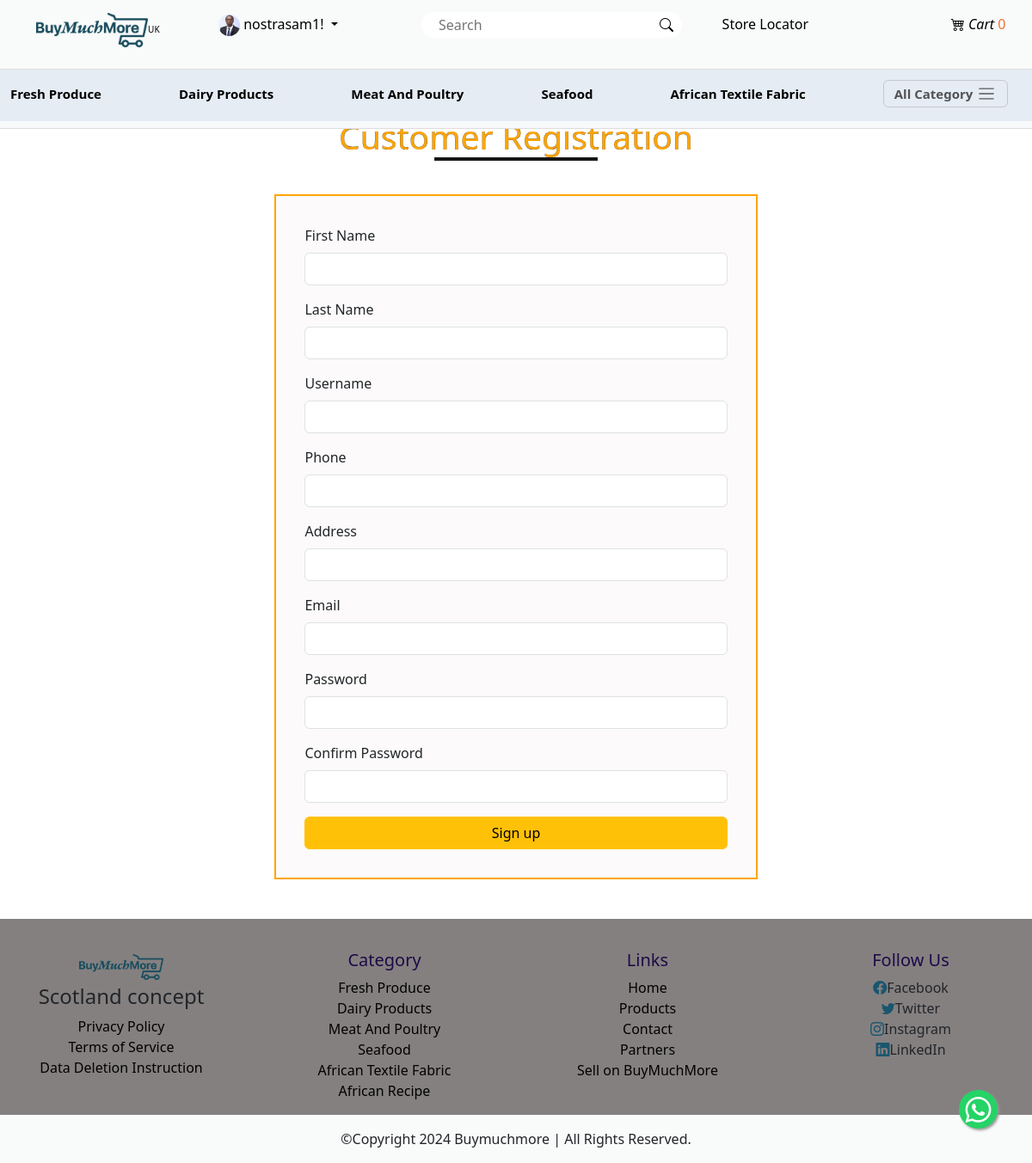
Page /register (signed in) on the committed database.
### main/models.py (models this page shows, shortened)
class AppInfo(models.Model):
    appname = models.CharField(max_length=50)
    logo = models.ImageField(upload_to='logo')
    carousel1 = models.ImageField(upload_to='carousel')
    carousel2 = models.ImageField(upload_to='carousel')
    carousel3 = models.ImageField(upload_to='carousel')
    banner = models.ImageField(upload_to='banner')
    copyright = models.IntegerField()

class Customer(models.Model):
    user = models.OneToOneField(User, on_delete=models.CASCADE)
    stripe_customer_id = models.CharField(max_length=255, blank=True, null=True)
    first_name = models.CharField(max_length=50)
    last_name = models.CharField(max_length=50)
    email = models.EmailField(max_length=254)
    address = models.CharField(max_length=150)
    phone = models.CharField(max_length=50)
    pix = models.ImageField(upload_to='customer')
    latitude = models.FloatField(default=0.0)
    longitude = models.FloatField(default=0.0)

class Category(models.Model):
    brand = models.CharField(max_length=50)
    slug = models.SlugField(unique=True)
    description = models.TextField()
    pix = models.ImageField(upload_to='pix')

### main/views.py (the view, shortened to what this page needs)
# urls.py: path('register', views.register, name='register'),
def register(request):
    form = CustomerForm()  # Renamed variable to avoid naming conflict
    return render(request, 'register.html', {'form': form})

### main/forms.py
class CustomerForm(UserCreationForm):
    username = forms.CharField(max_length=50, required=True)
    first_name = forms.CharField(max_length=50, required=True)
    last_name = forms.CharField(max_length=50, required=True)
    email = forms.EmailField(required=True)
    class Meta:
        model = User
        fields = ['username', 'first_name', 'last_name', 'email', 'password1', 'password2']

### main/context_processor.py (called while the page is built)
def slick(request):
    info = AppInfo.objects.get(pk=1)
    categ = Category.objects.all()
    categs = FeatureItem.objects.all()
    context = {
        'info':info,
        'categ':categ,
        'categs':categs,
    }
    return context

def cart_total_quantity(request):
    if request.user.is_authenticated:
        total_quantity = Cart.objects.filter(user=request.user, paid=False).aggregate(total_quantity=Sum('quantity'))['total_quantity'] or 0
    else:
        total_quantity = 0
    return {'total_quantity': total_quantity}

### main/templates/register.html (shortened to what this page needs)
{% extends 'base.html' %}
{% block header %} {% include 'header.html' %} {% endblock header %}
{% block content %}
<div class="container mt-3 mb-5">
  <div class="row">
    <h1 class="text-center title">customer registration</h1>
    <div class="col-12 register">
      <form action="{% url 'register' %}" method="POST">
        <div class="mb-3">
          <label for="exampleInputEmail1" class="form-label">First Name</label>
          <input type="text" name="first_name" class="form-control" id="exampleInputEmail1" aria-describedby="emailHelp">
        </div>
        <div class="mb-3">
          <label for="exampleInputEmail1" class="form-label">Last Name</label>
          <input type="text" name="last_name" class="form-control" id="exampleInputEmail1" aria-describedby="emailHelp">
        </div>
        <div class="mb-3">
          <label for="exampleInputEmail1" class="form-label">Username</label>
          <input type="text" name="username" class="form-control" id="exampleInputEmail1" aria-describedby="emailHelp">
        </div>
        <div class="mb-3">
          <label for="exampleInputEmail1" class="form-label">Phone</label>
          <input type="text" name="phone" class="form-control" id="exampleInputEmail1" aria-describedby="emailHelp">
        </div>
        <div class="mb-3">
          <label for="exampleInputEmail1" class="form-label">Address</label>
          <input type="text" name="address" class="form-control" id="exampleInputEmail1" aria-describedby="emailHelp">
        </div>
        <div class="mb-3">
          <label for="exampleInputEmail1" class="form-label">Email</label>
          <input type="email" name="email" class="form-control" id="exampleInputEmail1" aria-describedby="emailHelp">
        </div>
        <div class="mb-3">
          <label for="exampleInputEmail1" class="form-label">Password</label>
          <input type="password" name="password1" class="form-control" id="exampleInputEmail1" aria-describedby="emailHelp">
        </div>
        <div class="mb-3">
          <label for="exampleInputEmail1" class="form-label">Confirm Password</label>
          <input type="password" name="password2" class="form-control" id="exampleInputEmail1" aria-describedby="emailHelp">
        </div>
        <button type="submit" class="btn btn-warning">Sign up</button>
      </form>
    </div>
  </div>
</div>
{% endblock content %}
{% block footer %} {% include 'footer.html' %} {% endblock footer %}

### main/templates/header.html (shortened to what this page needs)
{% load static %}
<body>
<nav class="navbar navbar-expand-lg">
    <div class="container">
      <a class="navbar-brand uk" href="{% url 'home' %}"><img src="{{info.logo.url}}" style="height: 40px;">UK</a>
      <div class="collapse navbar-collapse" id="navbarSupportedContent">
        <ul class="navbar-nav me-auto mb-2 mb-lg-0">
          {% if user.is_authenticated %}
          <li class="nav-item dropdown">
            <a class="nav-link dropdown-toggle" href="#" role="button" data-bs-toggle="dropdown" aria-expanded="false">
              {% if user.customer %}
              <img src="{{user.customer.pix.url}}" style="height: 25px;">
              {% endif %}
              {% if request.user %}
              <span>{{user.username}}!</span>
              {% endif %}
            </a>
          </li>
          {% else %}
          <li class="nav-item">
            <a class="nav-link" href="{% url 'signin' %}"> Login </a>
          </li>
          {% endif %}
          <form action="{% url 'search' %}" method="POST">
            <div class="search-container" style="position: relative; width: 100%;">
                <input type="text" placeholder="Search" name="search" style="width: 100%; padding-right: 40px;">
                <button type="submit" class="bi bi-search" style="position: absolute; right: 0; top: 0; height: 100%; border: none; background: none; padding: 0 10px; cursor: pointer;">
                </button>
            </div>
        </form>
         <div>
        {% if user.is_authenticated %}
                    {% if user.customer %}
                        <li class="nav-item">
                            <a class="nav-link text-nowrap" href="{% url 'nearest_locations_for_customer' customer_id=user.customer.id %}">Store Locator</a>
                        </li>
                    {% elif user.merchant %}
                        <li class="nav-item">
                            <a class="nav-link text-nowrap delivery" href="{% url 'nearest_locations_for_merchant' merchant_id=user.merchant.id %}">Delivery Service Locator</a>
                        </li>
                    {% endif %}
                    {% endif %}
                  </div>
                  <div>
                    <li class="nav-item carticon">
                        <a class="nav-link text-nowrap " href="{% url 'cart' %}">
                            <i class="bi bi-cart4 cartcount"> Cart</i>
                            <span class="cart-count">
                                {% if total_quantity %}
                                    {{ total_quantity }}
                                {% else %}
                                    0
                                {% endif %}
                            </span>
                        </a>
                    </li>
                </div>
            </div>
          </div>
        </nav>
        <nav class="navbar bg-body-tertiary categonav">
          <div class="container-fluid bar">
            {% for item in categ|slice:":5" %}
            <a class="navbar-brand" href="{% url 'category' item.id item.slug %}">{{item.brand|title}}</a>
            {% endfor %}
            <button class="navbar-toggler" type="button" data-bs-toggle="offcanvas" data-bs-target="#offcanvasNavbar" aria-controls="offcanvasNavbar" aria-label="Toggle navigation">
              <span class="allcateg">All Category</span> <span class="navbar-toggler-icon actaeg"></span>
            </button>
        </nav>
</body>

### main/templates/footer.html (shortened to what this page needs)
{% load static %}
<div class="footer mt-5">
    <div class="footer2-container">
      <div class="row">
        <div class="col-12 col-sm6 col-md-6 col-lg-3 text-center">
          <div>
            <img src="{{info.logo.url}}" alt="">
            <h4>Scotland concept</h4>
            <ul class="list-unstyled">
              <li><a href="{% url 'privacy_policy' %}">Privacy Policy</a></li>
              <li><a href="{% url 'terms_service' %}">Terms of Service</a></li>
              <li><a href="{% url 'deletion_instruction' %}">Data Deletion Instruction</a></li>
            </ul>
          </div>
        </div>
        <div class="col-12 col-sm-6 col-md-6 col-lg-3 text-center">
          <h2>Category</h2>
          <ul class="list-unstyled">
              {% for item in categ %}
              <li><a class="dropdown-item" href="{% url 'category' item.id item.slug %}">{{item.brand|title}}</a></li>
              {% endfor %}
            </ul>
        </div>
        <div class="col-12 col-sm-6 col-md-6 col-lg-3 text-center">
          <h2>Links</h2>
          <ul class="list-unstyled">
            <li><a href="{% url 'home' %}">Home</a></li>
            <li><a href="{% url 'products' %}">Products</a></li>
            <li><a href="{% url 'contact' %}">Contact</a></li>
            <li><a href="{% url 'partnerregistration' %}">Partners</a></li>
            <li class="nav-item"><a class="nav-link text-nowrap" href="{% url 'merchregistration' %}">Sell on BuyMuchMore</a></li>
          </ul>
        </div>
        <div class="col-12 col-sm-6 col-md-6 col-lg-3 text-center">
          <h2>Follow Us</h2>
          <ul class="list-unstyled">
            <li><i class="bi bi-facebook"></i>Facebook</li>
            <li><i class="bi bi-twitter"></i>Twitter</li>
            <li><i class="bi bi-instagram"></i>Instagram</li>
            <li><i class="bi bi-linkedin"></i>LinkedIn</li>
          </ul>
        </div>
      </div>
    </div>
    <div class="container-fluid">
      <div class="row text-center footer2">
        <div class="col-12">
          <p class="pt-3">&copy;copyright <span>{{info.copyright}}</span> buymuchmore | all rights reserved.</p>
        </div>
      </div>
    </div>

### main/static/css/style.css (style rules this page uses)
* { padding: 0%; margin: 0%; box-sizing: border-box; }
.navbar { background-color: rgb(241, 245, 247); }
.navbar-nav .nav-link { color: black; font-weight: 500; margin-left: 28%; }
.navbar-nav .nav-link img { border-radius: 100%; }
.dropdown-toggle { margin-left: 29% !important; }
.navbar .uk { font-size: 10px; padding-bottom: 1.4%; }
.collapse .search-container { float: right; margin: 6px; padding-left: 140px; }
.collapse .search-container input[type=text] { width: 330px; height: 30px; border-radius: 25px; border: black; padding-left: 20px; }
.collapse .bi-search { background-color: none; color: none; border: none; }
.cart-count { color: rgb(243, 111, 55) !important; }
.title { text-transform: capitalize; color: orange; font-weight: 400; font-size: 39px; display: inline-block !important; -webkit-text-stroke: 0.2px rgb(30, 29, 29); padding-left: 40%; }
.title::after { content: ''; display: block; width: 190px; height: 4px; background-color: rgb(23, 22, 22); margin-left: auto; margin-right: auto; }
.footer { background-color: #858080; padding-top: 3%; }
.footer img { height: 40px; }
.footer h2 { text-transform: capitalize; color: rgb(27, 11, 71); font-size: 20px; }
.footer ul a { text-decoration: none; color: black; }
.footer ul i { color: rgb(26, 86, 110); }
.footer img { padding: 5px; }
.footer2 { background: rgb(249, 250, 250); }
.footer2 p { font-weight: 500; text-transform: capitalize; }
.register form { width: 50%; margin-left: 25%; margin-right: 25%; outline: 2px solid orange; padding: 3%; margin-top: 3%; background-color: #fcfafa; }
.register button { width: 100%; }
.carticon { padding-bottom: 10% !important; padding-left: 160px !important; }
.categonav .bar { height: 8vh; background-color: #e5ecf3 !important; }
.categonav a { font-size: 15px !important; font-style: normal; font-weight: 600; }
.categonav span { font-size: 15px !important; font-style: normal; font-weight: 600; }

### main/templates/header.html (style rules this page uses)
body { padding-top: 120px; }
.navbar { position: fixed; top: 0; width: 100%; z-index: 1030; background: rgb(249, 250, 250); border-bottom: 1px solid #ddd; }
.categonav { position: fixed; top: 68px; width: 100%; z-index: 1020; background-color: #f8f9fa; border-top: 1px solid #ddd; border-bottom: 1px solid #ddd; }
.container-fluid.bar { display: flex; justify-content: space-between; align-items: center; }
.navbar-toggler { margin-right: 1rem; }

### rows in the picture
AppInfo: logo (picture), copyright "2024"
Category: brand "Fresh Produce"
Category: brand "Dairy Products"
Category: brand "Meat And Poultry"
Category: brand "Seafood"
Category: brand "African Textile Fabric"
Category: brand "African Recipe"

### other values in the picture
{{ user.username }} "nostrasam1"
